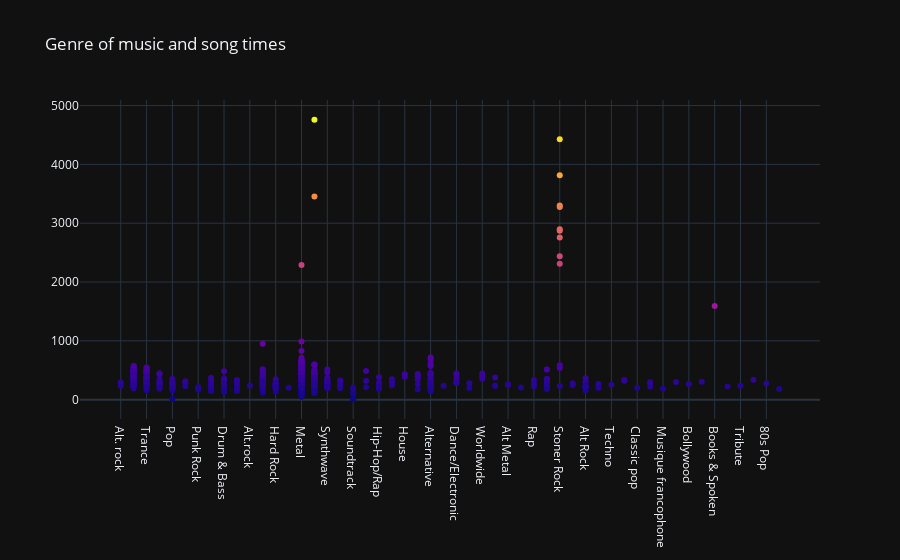

The notebook cell saved with this chart:
### Code cell
fig = go.Figure(data=go.Scatter(x=df['Genre'],
                               y= df2['Time'],
                               mode='markers',
                               marker_color= df['Time'],
                               text= df['Artist']))
fig.update_layout(title='Genre of music and song times')
fig.layout.template='plotly_dark'
fig.show()

### Figure 1 — Plotly figure (JSON) as saved in the notebook; plotly's stock layout.template omitted (floating-point values rounded to 4 significant figures; data arrays with more than 128 entries replaced by an {"elided": "..."} marker saying what was removed)
{"data": [{"marker": {"color": {"elided": "1167 int values"}}, "mode": "markers", "text": {"elided": "1167 str values"}, "type": "scatter", "x": {"elided": "1167 str values"}, "y": {"elided": "1167 int values"}}], "layout": {"title": {"text": "Genre of music and song times"}}}
